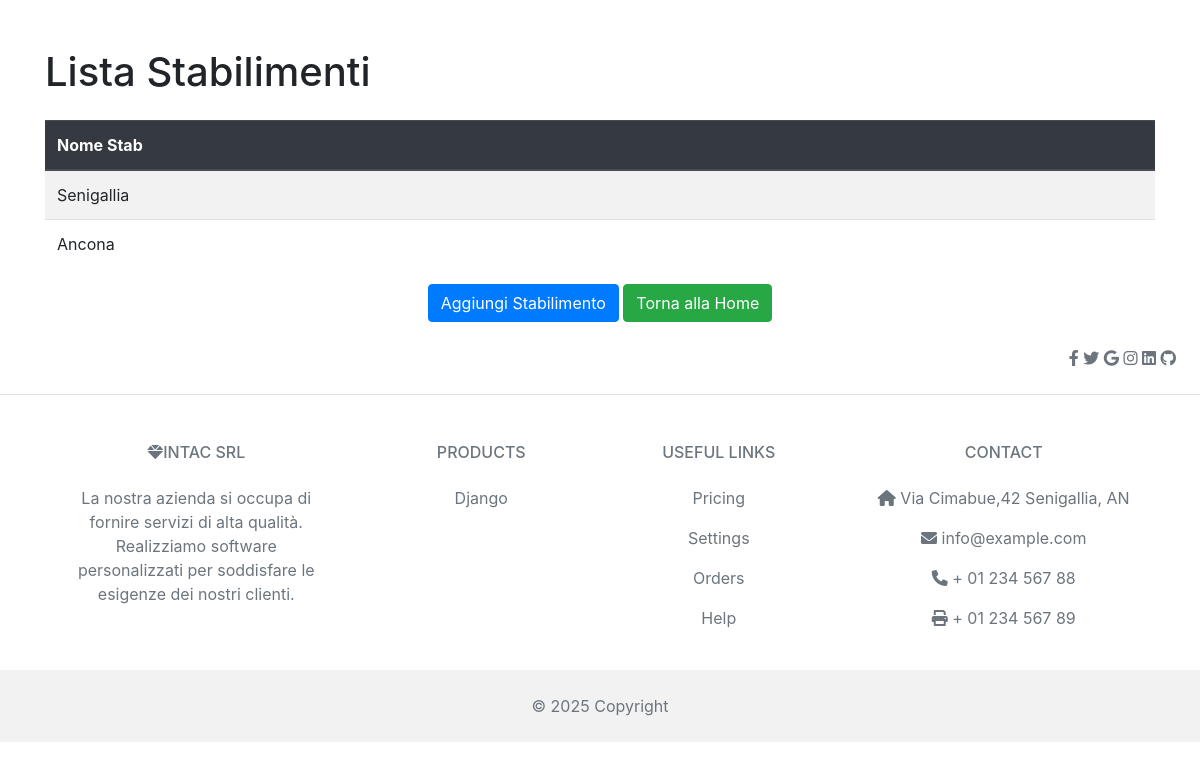
The app's page /stab/, older data.
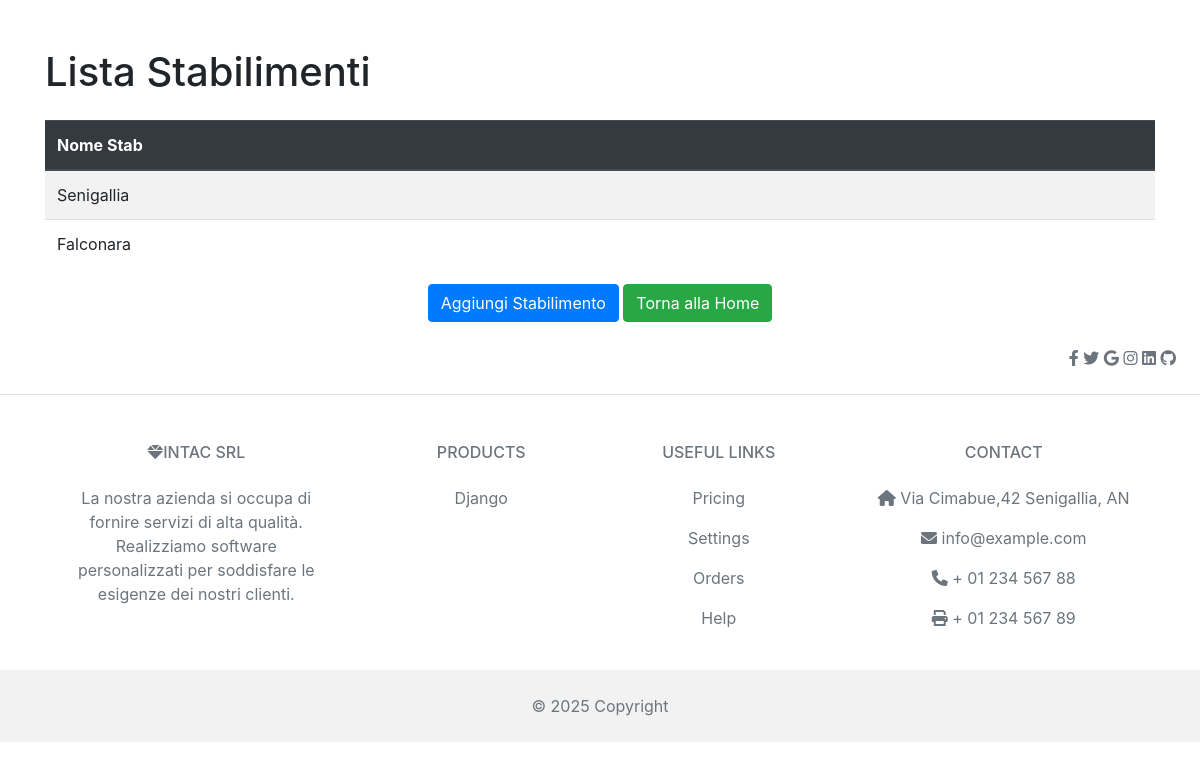
The same page, newer data.
### gestione/models.py (models this page shows, shortened)
class Stabilimento(models.Model):
      nome = models.CharField(max_length=100)
      descrizione = models.TextField()

### gestione/views.py (the view)
# urls.py: path('stab/', lista_stab, name='lista_stab'),
def lista_stab(request):
    stab = Stabilimento.objects.all()
    return render(request, 'gestione/lista_stab.html', {'stabilimento':stab})

### gestione/templates/gestione/lista_stab.html (shortened to what this page needs)
{% extends 'gestione/base.html' %}
  {% block content %}
    <div class="container mt-5">
        <h1 class="mb-4">Lista Stabilimenti</h1>
        <table class="table table-striped">
            <thead class="thead-dark">
                <tr>
                    <th>Nome Stab</th>
                </tr>
            </thead>
            <tbody>
                {% for stab in stabilimento %}
                    <tr>
                        <td>{{ stab.nome }}</td>
                    </tr>
                {% endfor %}
            </tbody>
        </table>
    </div>
    <div class="text-center">
        <a href="{% url 'aggiungi_stab' %}" class="btn btn-primary">Aggiungi Stabilimento</a>
        <a href="{% url 'home' %}" class="btn btn-success">Torna alla Home</a>
    </div>
{% endblock%}

Row changes from the older to the newer data that the page shows:
changed Stabilimento: nome "Ancona" → "Falconara"
